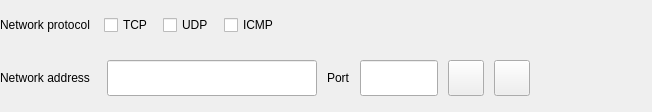
<?xml version="1.0" encoding="UTF-8"?>
<ui version="4.0">
 <class>NetworkAccessItem</class>
 <widget class="QWidget" name="NetworkAccessItem">
  <property name="geometry">
   <rect>
    <x>0</x>
    <y>0</y>
    <width>652</width>
    <height>112</height>
   </rect>
  </property>
  <property name="sizePolicy">
   <sizepolicy hsizetype="Fixed" vsizetype="Fixed">
    <horstretch>0</horstretch>
    <verstretch>0</verstretch>
   </sizepolicy>
  </property>
  <property name="windowTitle">
   <string>Form</string>
  </property>
  <layout class="QGridLayout" name="gridLayout">
   <property name="leftMargin">
    <number>0</number>
   </property>
   <property name="topMargin">
    <number>0</number>
   </property>
   <property name="rightMargin">
    <number>0</number>
   </property>
   <property name="bottomMargin">
    <number>0</number>
   </property>
   <property name="horizontalSpacing">
    <number>0</number>
   </property>
   <property name="verticalSpacing">
    <number>10</number>
   </property>
   <item row="0" column="0">
    <layout class="QHBoxLayout" name="horizontalLayout_2">
     <property name="spacing">
      <number>10</number>
     </property>
     <item>
      <widget class="QLabel" name="label">
       <property name="text">
        <string>Network protocol </string>
       </property>
      </widget>
     </item>
     <item>
      <layout class="QHBoxLayout" name="horizontalLayout_4">
       <item>
        <widget class="QCheckBox" name="btn_tcp">
         <property name="text">
          <string>TCP</string>
         </property>
        </widget>
       </item>
       <item>
        <widget class="QCheckBox" name="btn_udp">
         <property name="text">
          <string>UDP</string>
         </property>
        </widget>
       </item>
       <item>
        <widget class="QCheckBox" name="btn_icmp">
         <property name="text">
          <string>ICMP</string>
         </property>
        </widget>
       </item>
      </layout>
     </item>
     <item>
      <spacer name="horizontalSpacer">
       <property name="orientation">
        <enum>Qt::Horizontal</enum>
       </property>
       <property name="sizeHint" stdset="0">
        <size>
         <width>40</width>
         <height>20</height>
        </size>
       </property>
      </spacer>
     </item>
    </layout>
   </item>
   <item row="2" column="0">
    <layout class="QHBoxLayout" name="horizontalLayout_3">
     <property name="spacing">
      <number>10</number>
     </property>
     <item>
      <widget class="QLabel" name="label_2">
       <property name="text">
        <string>Network address  </string>
       </property>
      </widget>
     </item>
     <item>
      <widget class="QLineEdit" name="lineEdit_address">
       <property name="minimumSize">
        <size>
         <width>210</width>
         <height>36</height>
        </size>
       </property>
       <property name="maximumSize">
        <size>
         <width>210</width>
         <height>36</height>
        </size>
       </property>
      </widget>
     </item>
     <item>
      <widget class="QLabel" name="label_3">
       <property name="text">
        <string>Port</string>
       </property>
       <property name="alignment">
        <set>Qt::AlignLeading|Qt::AlignLeft|Qt::AlignVCenter</set>
       </property>
      </widget>
     </item>
     <item>
      <widget class="QLineEdit" name="lineEdit_port">
       <property name="minimumSize">
        <size>
         <width>78</width>
         <height>36</height>
        </size>
       </property>
       <property name="maximumSize">
        <size>
         <width>78</width>
         <height>36</height>
        </size>
       </property>
      </widget>
     </item>
     <item>
      <widget class="QToolButton" name="btn_add">
       <property name="minimumSize">
        <size>
         <width>36</width>
         <height>36</height>
        </size>
       </property>
       <property name="maximumSize">
        <size>
         <width>36</width>
         <height>36</height>
        </size>
       </property>
       <property name="text">
        <string/>
       </property>
      </widget>
     </item>
     <item>
      <widget class="QToolButton" name="btn_delete">
       <property name="minimumSize">
        <size>
         <width>36</width>
         <height>36</height>
        </size>
       </property>
       <property name="maximumSize">
        <size>
         <width>36</width>
         <height>36</height>
        </size>
       </property>
       <property name="text">
        <string/>
       </property>
      </widget>
     </item>
     <item>
      <spacer name="horizontalSpacer_2">
       <property name="orientation">
        <enum>Qt::Horizontal</enum>
       </property>
       <property name="sizeHint" stdset="0">
        <size>
         <width>40</width>
         <height>20</height>
        </size>
       </property>
      </spacer>
     </item>
    </layout>
   </item>
  </layout>
 </widget>
 <resources/>
 <connections/>
</ui>
